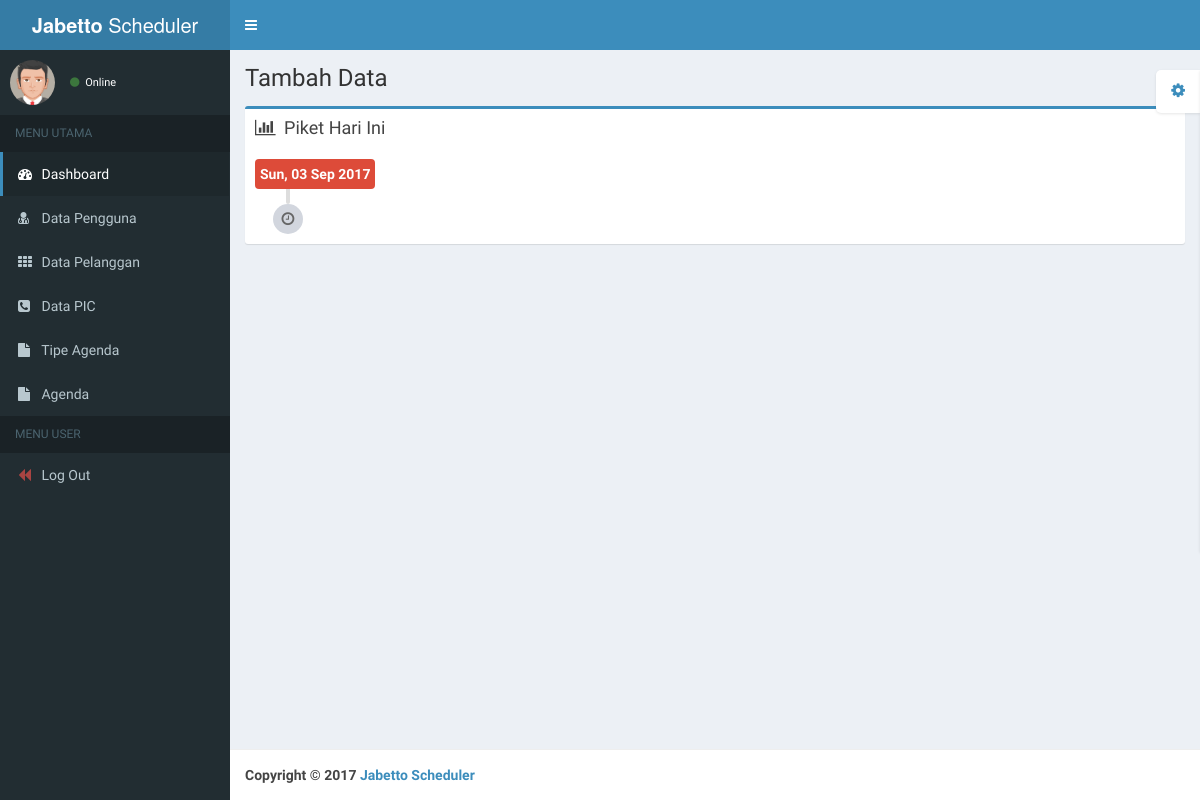
/tambah.php, run on an earlier commit of the app's database.
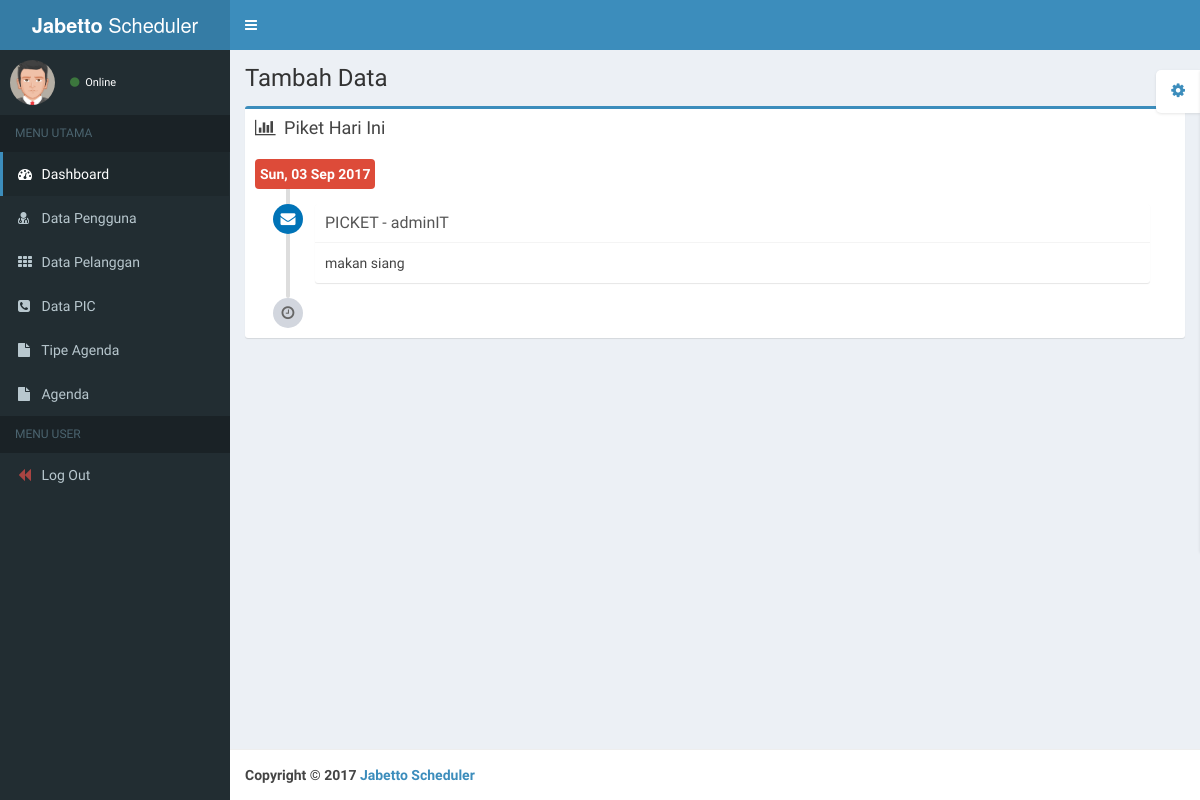
And on a later commit of the database.
### tables this page shows
CREATE TABLE `agenda` (
  `id` int(10) NOT NULL,
  `agenda_tipe_id` int(10) NOT NULL,
  `deskripsi` text NOT NULL,
  `tgl_mulai` date NOT NULL,
  `tgl_akhir` date NOT NULL
);

### pages/home.php (the view, shortened to what this page needs)
<?php require_once('config/main.php');
	$date = date('D, d M Y');
	$cDate = date('Y-m-d');
	$query = mysqli_query($conn, "SELECT agenda.id, agenda.deskripsi, agenda_tipe.nama as tipe FROM agenda,agenda_tipe WHERE agenda.agenda_tipe_id=agenda_tipe.id and agenda.tgl_mulai='$cDate'");
?>
<div class="row">
	<div class="col-md-12">
	  <div class="box box-primary">
	    <div class="box-header">
	      <i class="fa fa-bar-chart-o"></i>
	      <h3 class="box-title">Piket Hari Ini</h3>
	    </div>
	    <div class="box-body">
	     <ul class="timeline">
            <li class="time-label">
                  <span class="bg-red">
                    <?= $date ?>
                  </span>
            </li>
            <?php while($row = mysqli_fetch_object($query)) { ?>
            <?php
            	$picQuery = mysqli_query($conn, "SELECT agenda_teknisi.teknisi_id, pengguna.nama FROM agenda_teknisi, pengguna WHERE agenda_teknisi.teknisi_id = pengguna.id and agenda_id='$row->id'");
            	$title = $row->tipe . " - ";
            	while($pic = mysqli_fetch_object($picQuery)){
					$title .= $pic->nama;
				}
            ?>
            <li>
              <i class="fa fa-envelope bg-blue"></i>
              <div class="timeline-item">
                <h3 class="timeline-header"><?= $title ?> </h3>
                <div class="timeline-body">
             		<?= $row->deskripsi ?>
                </div>
              </div>
            </li>
            <?php } ?>
            <li>
              <i class="fa fa-clock-o bg-gray"></i>
            </li>
          </ul>
	    </div>
	  </div>
	</div>
</div>

What changed in the data, as far as the page shows it:
added agenda: title "PICKET - adminIT", deskripsi "makan siang"
